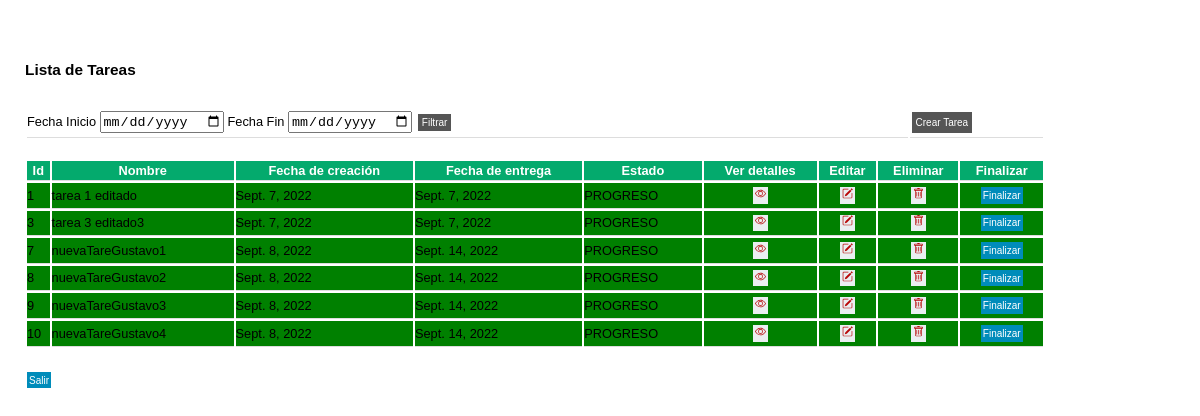
Page /gestion_tareas/eliminar_tarea/2 on the committed database.
### gestion_tareas/models.py (models this page shows)
class tarea(models.Model):
    descripcion = models.CharField(max_length=128,default='')
    fecha_cracion = models.DateField(default=datetime.date.today)
    fecha_entrega = models.DateField(default=datetime.date.today)
    responsable = models.CharField(max_length=128,default='')
    estado = models.CharField(max_length=128,default='PROGRESO')

### gestion_tareas/views.py (the view)
# urls.py: path('eliminar_tarea/<str:ind>',views.eliminar_tarea,name='eliminar_tarea'),
def eliminar_tarea(request,ind): #solo eliminación lógica
    tarea_eliminar = tarea.objects.get(id=ind)
    tarea_eliminar.estado = "ELIMINADO"
    tarea_eliminar.save()
    lista_tareas = tarea.objects.filter(responsable=tarea_eliminar.responsable)
    lista_tareas = lista_tareas.exclude(estado='ELIMINADO')
    return render(request,'gestion_tareas/dashboard.html',{
        'lista_tareas':lista_tareas,
        'responsable':tarea_eliminar.responsable
    })

### gestion_tareas/templates/gestion_tareas/dashboard.html (shortened to what this page needs)
{% load static %}
<!DOCTYPE html>
<html>
    <head>
        <link rel="stylesheet" href="{% static 'gestion_tareas/base.css' %}" >
    </head>
    <body>
        <div class="container col-md-8">
            <br>
            <h3>Lista de Tareas</h3>
            <br>
            <form method="post" action="{% url 'gestion_tareas:dashboard' responsable %}">
            <table>
                <tbody>
                    <tr>
                        <td>
                            <label>Fecha Inicio</label>
                            <input type="date" class="form-control" name="fecha_inicio">
                            <label>Fecha Fin</label>
                            <input type="date" class="form-control" name="fecha_fin">
                            <button type="submit" class="button">Filtrar</button>
                        </td>
                        <td>
                            <div class="right">
                                <a class="button" href="{% url 'gestion_tareas:crear_tarea' responsable %}">Crear Tarea</a>
                            </div>
                        </td>
                    </tr>
                </tbody>
            </table>
            </form>
            <br>
            <table>
                <thead>
                    <th>Id</th>
                    <th>Nombre</th>
                    <th>Fecha de creación</th>
                    <th>Fecha de entrega</th>
                    <th>Estado</th>
                    <th>Ver detalles</th>
                    <th>Editar</th>
                    <th>Eliminar</th>
                    <th>Finalizar</th>
                </thead>
                <tbody class="table-primary">
                    {% for tarea in lista_tareas %}
                        {% if tarea.estado == "PROGRESO" %}
                        <tr bgcolor="#008000">
                        {% elif tarea.estado == "FINALIZANDO" %}
                        <tr bgcolor="#FFFF00">
                        {% elif tarea.estado == "FINALIZADO" %}
                        <tr bgcolor="#00FFFF">
                        {% elif tarea.estado == "PENDIENTE" %}
                        <tr bgcolor="#FF0000">
                        {% endif %}
                            <td>{{ tarea.id }}</td>
                            <td class="table-primary">{{ tarea.descripcion }}</td>
                            <td class="table-primary">{{ tarea.fecha_cracion }}</td>
                            <td class="table-primary">{{ tarea.fecha_entrega }}</td>
                            <td class="table-primary">{{ tarea.estado }}</td>
                            <td class="td_center">
                                <a class="button3" href="{% url 'gestion_tareas:detalle_tarea' tarea.id %}">
                                </a>
                            </td>
                            <td class="td_center">
                                <a class="button3" href="{% url 'gestion_tareas:editar_tarea' tarea.id %}">
                                </a>
                            </td>
                            <td class="td_center">
                                <a class="button3" href="{% url 'gestion_tareas:eliminar_tarea' tarea.id %}">
                                </a>
                            </td>
                            <td class="td_center">
                                <a class="button2" href="{% url 'gestion_tareas:finalizar_tarea' tarea.id %}">Finalizar</a>
                            </td>
                        </tr>
                    {% endfor %}
                </tbody>
            </table>
        </div>
        <br>
        <a class="button2" href="{% url 'gestion_tareas:ingresar' %}">Salir</a>
    </body>
</html>

### gestion_tareas/static/gestion_tareas/base.css (style rules this page uses)
body { margin: 0; padding: 0; font-size: 80%; line-height: 1.5; font-family: Arial, Helvetica, sans-serif; width: 85%; margin: 25px; }
h1, h2, h3, h4 { margin: 1em 0 .5em; line-height: 1.25 }
h3 { font-size: 1.2em }
table { width: 100%; font-size: 1.0em }
th, td { text-align: left; padding: 0; border-bottom: 1px solid #ddd; }
.td_center { text-align: center; padding: 0; border-bottom: 1px solid #ddd; }
th { background-color: #04AA6D; color: white; text-align: center; }
.button { background-color: #555555; border: none; color: white; padding: 3px 4px; text-align: center; text-decoration: none; display: inline-block; font-size: 10px; margin: 4px 2px; cursor: pointer; }
.button2 { background-color: #008CBA; border: none; color: white; padding: 0.8px 2px; text-align: center; text-decoration: none; display: inline-block; font-size: 10px; margin: 4px 2px; cursor: pointer; }
.button3 { background-color: #eaeff1; border: none; color: rgb(184, 9, 9); padding: 0.8px 2px; text-align: center; text-decoration: none; display: inline-block; font-size: 10px; margin: 4px 2px; cursor: pointer; }
.right { position: sticky; right: auto; left: auto; width: 70%; padding: 0px; }

### rows in the picture
tarea: id "1", descripcion "tarea 1 editado", fecha_cracion "Sept. 7, 2022", fecha_entrega "Sept. 7, 2022", estado "PROGRESO"
tarea: id "3", descripcion "tarea 3 editado3", fecha_cracion "Sept. 7, 2022", fecha_entrega "Sept. 7, 2022", estado "PROGRESO"
tarea: id "7", descripcion "nuevaTareGustavo1", fecha_cracion "Sept. 8, 2022", fecha_entrega "Sept. 14, 2022", estado "PROGRESO"
tarea: id "8", descripcion "nuevaTareGustavo2", fecha_cracion "Sept. 8, 2022", fecha_entrega "Sept. 14, 2022", estado "PROGRESO"
tarea: id "9", descripcion "nuevaTareGustavo3", fecha_cracion "Sept. 8, 2022", fecha_entrega "Sept. 14, 2022", estado "PROGRESO"
tarea: id "10", descripcion "nuevaTareGustavo4", fecha_cracion "Sept. 8, 2022", fecha_entrega "Sept. 14, 2022", estado "PROGRESO"
